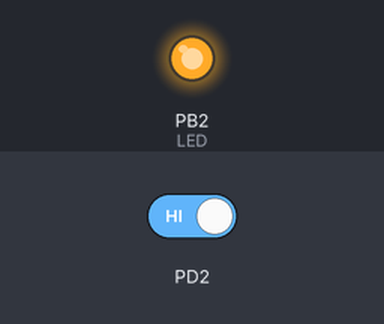
Bench run of a program on a simulated ATmega328P, built with avr-gcc and emulated at 16 MHz. Shown: output pins drawn as LEDs (lit = HIGH). The inputs (shaded band) are chosen by the test bench; at power-on: PD2 HIGH.

Above: at 1.2 s.
1.3 s: PD2 driven LOW
At 2.2 s:
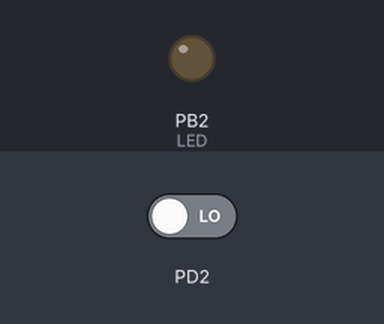
Timing chart, 0 to 4.3 s (numbered marks = the images above; inputs shaded):
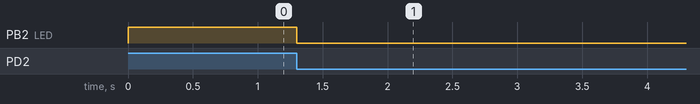

The program:

main.c
```c
/*
 * GPIO IRQ_C.c
 *
 * Created: 3/9/2019 1:50:27 PM
 * Author : Benjamin Johnson
 * Student #: 5003284489
 * Email: johnsb18@unlv.nevada.edu
 */

#define F_CPU 16000000UL
#include <avr/io.h>
#include <avr/interrupt.h>
#include <util/delay.h>

int main(void)
{
    DDRB |= (1<<2);		// set PORTB.2 for output (LED)
	PORTB |= (1<<2);	// set LED low
	DDRC &= (0<<2);		// connect PORTC.2 to switch as input
	PORTC |= (1<<2);	// enable pull-up
	EIMSK = (1<<INT0);	// enable external interrupt 0
	EICRA = (1<<ISC01);	// make INT0 falling edge triggered
	sei ();				// enable interrupts

    while (1) {}		// wait for interrupt
}

ISR (INT0_vect)	{		// ISR for external interrupt INT0
	PORTB ^= (1<<2);	// toggle PORTB.2 (LED)
	_delay_ms(1250);	// delay for 1.25 sec
}
```

Measured:
- after the input at 1.3 s, PB2 (LED): HIGH → LOW at once
